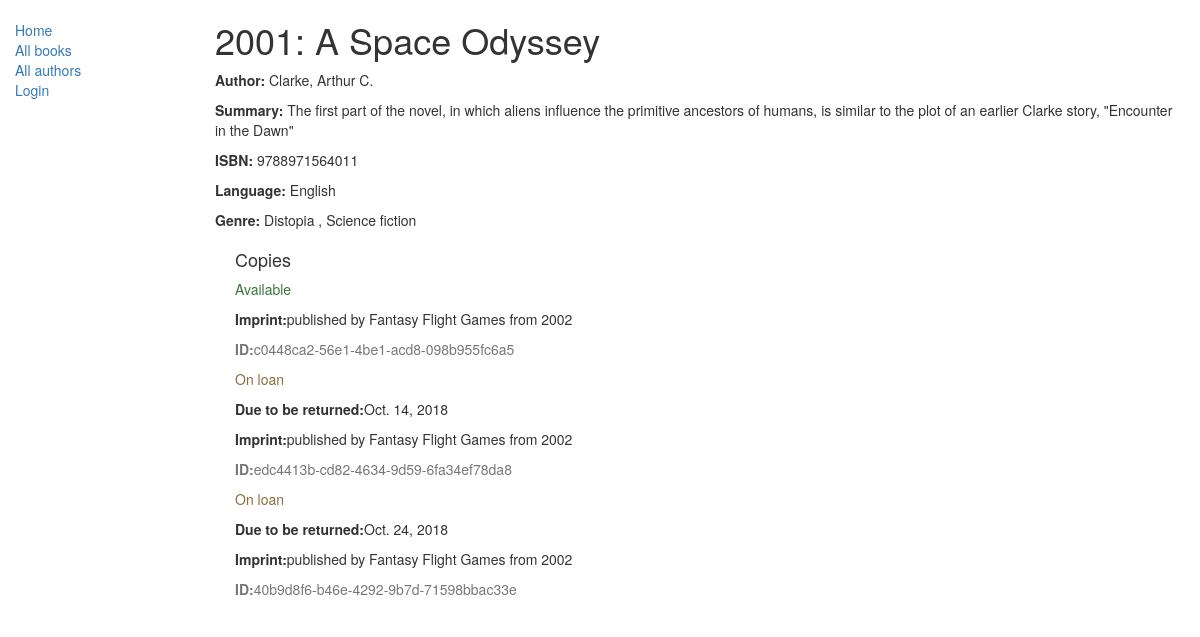
The page /catalog/book/1 on the database as committed earlier.
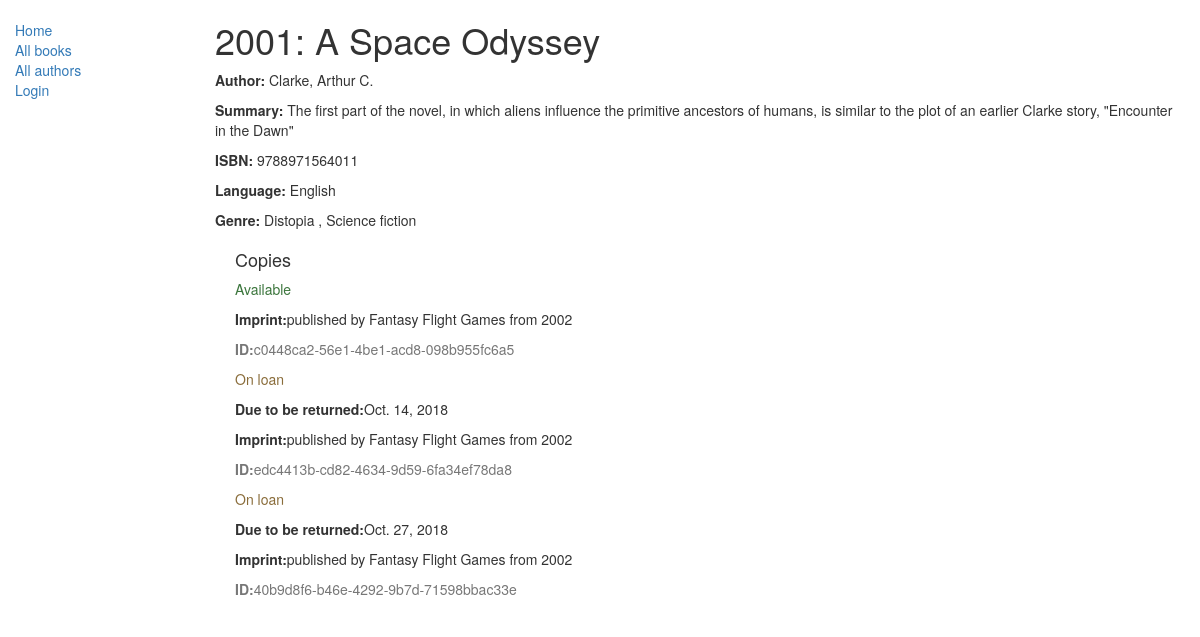
The same page on the database as committed later.
### catalog/models.py (models this page shows, shortened)
class BookInstance(models.Model):
    id = models.UUIDField(primary_key=True, default=uuid.uuid4, help_text="Unique ID for this particular book across whole library")
    book = models.ForeignKey('Book', on_delete=models.SET_NULL, null=True)
    imprint = models.CharField(max_length=200)
    due_back = models.DateField(null=True, blank=True)
    LOAN_STATUS = (
        ('m', 'Maintenance'),
        ('o', 'On loan'),
        ('a', 'Available'),
        ('r', 'Reserved'),
    )
    status = models.CharField(max_length=1, choices=LOAN_STATUS, blank=True, default='d', help_text='Book availability')
    borrower = models.ForeignKey(User, on_delete=models.SET_NULL, null=True, blank=True)
    class Meta:
        ordering = ["due_back"]
        permissions = (("can_mark_returned", "Set book as returned"),)

### catalog/views.py (the view)
# urls.py: path('book/<int:pk>', views.BookDetailView.as_view(), name='book-detail'),
class BookDetailView(DetailView):
    model = Book

### catalog/models.py (called while the page is built)
    def __str__(self):
        return self.name

    def __str__(self):
        return self.name

    def __str__(self):
        return '%s, %s' % (self.last_name, self.first_name)

### templates/catalog/book_detail.html
{% extends "base_generic.html" %}
{% block content %}
    <h1>{{book.title}}</h1>
    <p><strong>Author: </strong>{{book.author}}</p>
    <p><strong>Summary: </strong>{{book.summary}}</p>
    <p><strong>ISBN: </strong>{{book.isbn}}</p>
    <p><strong>Language: </strong>{{book.language}}</p>
    <p><strong>Genre: </strong>
        {% for genre in book.genre.all %}
            {{genre}} {% if not forloop.last %}, {% endif %}
        {% endfor %}
    </p>
    <div class="bookinstance">
        <h4>Copies</h4>
        {% for copy in book.bookinstance_set.all %}
        <p class="{% if copy.status == 'a' %}text-success
                  {% elif copy.status == 'd' %}text-danger
                  {% else %}text-warning
                  {% endif %}">{{ copy.get_status_display }}</p>
            {% if copy.status != 'a' %}
                <p><strong>Due to be returned:</strong>{{copy.due_back}}</p>
            {% endif %}
            <p><strong>Imprint:</strong>{{copy.imprint}}</p>
            <p class="text-muted"><strong>ID:</strong>{{copy.id}}</p>
        {% endfor %}
    </div>
{% endblock %}

Rows that differ between the two databases and show on the page:
changed BookInstance "40b9d8f6-b46e-4292-9b7d-71598bbac33e": due_back "Oct. 24, 2018" → "Oct. 27, 2018"
